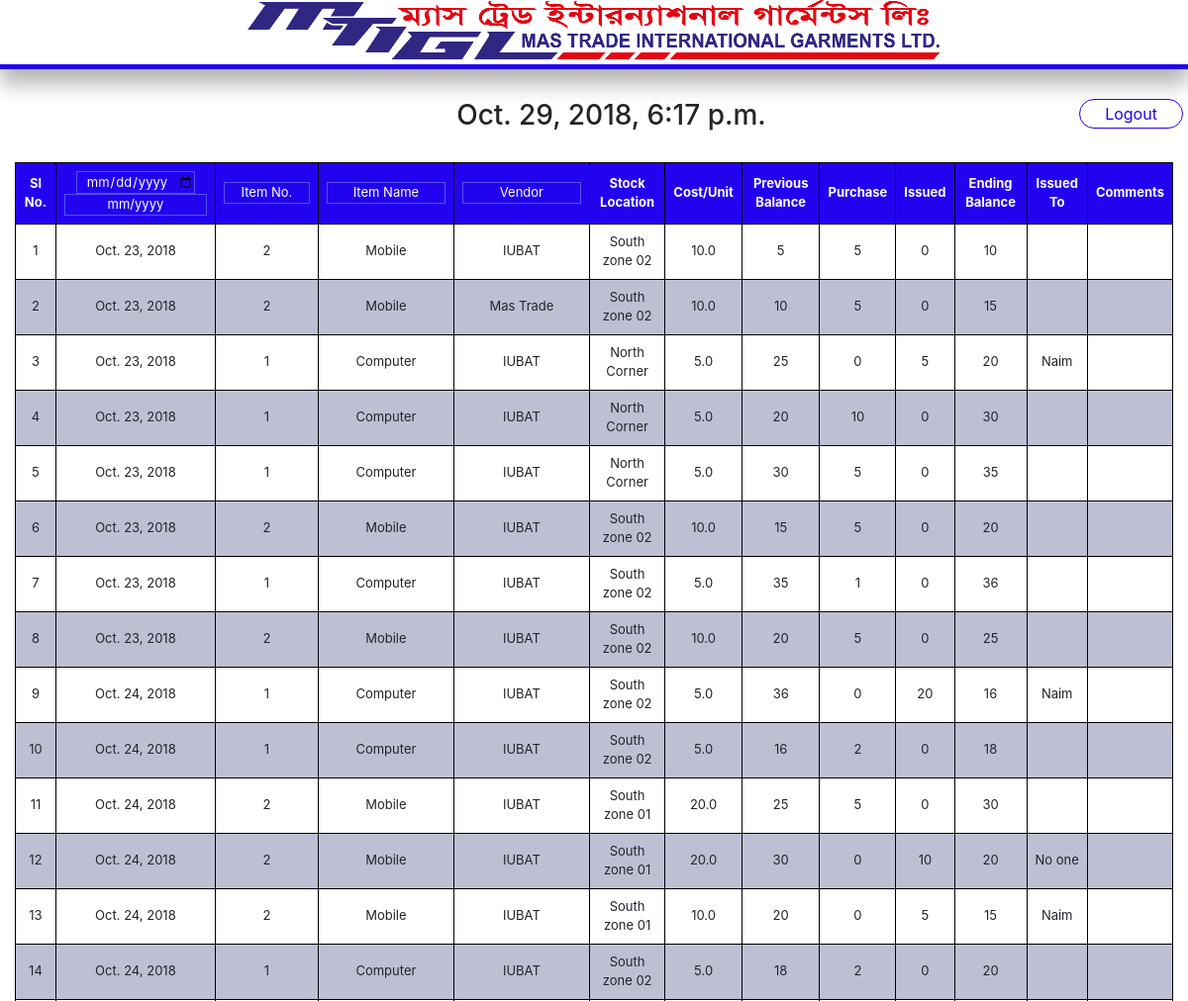
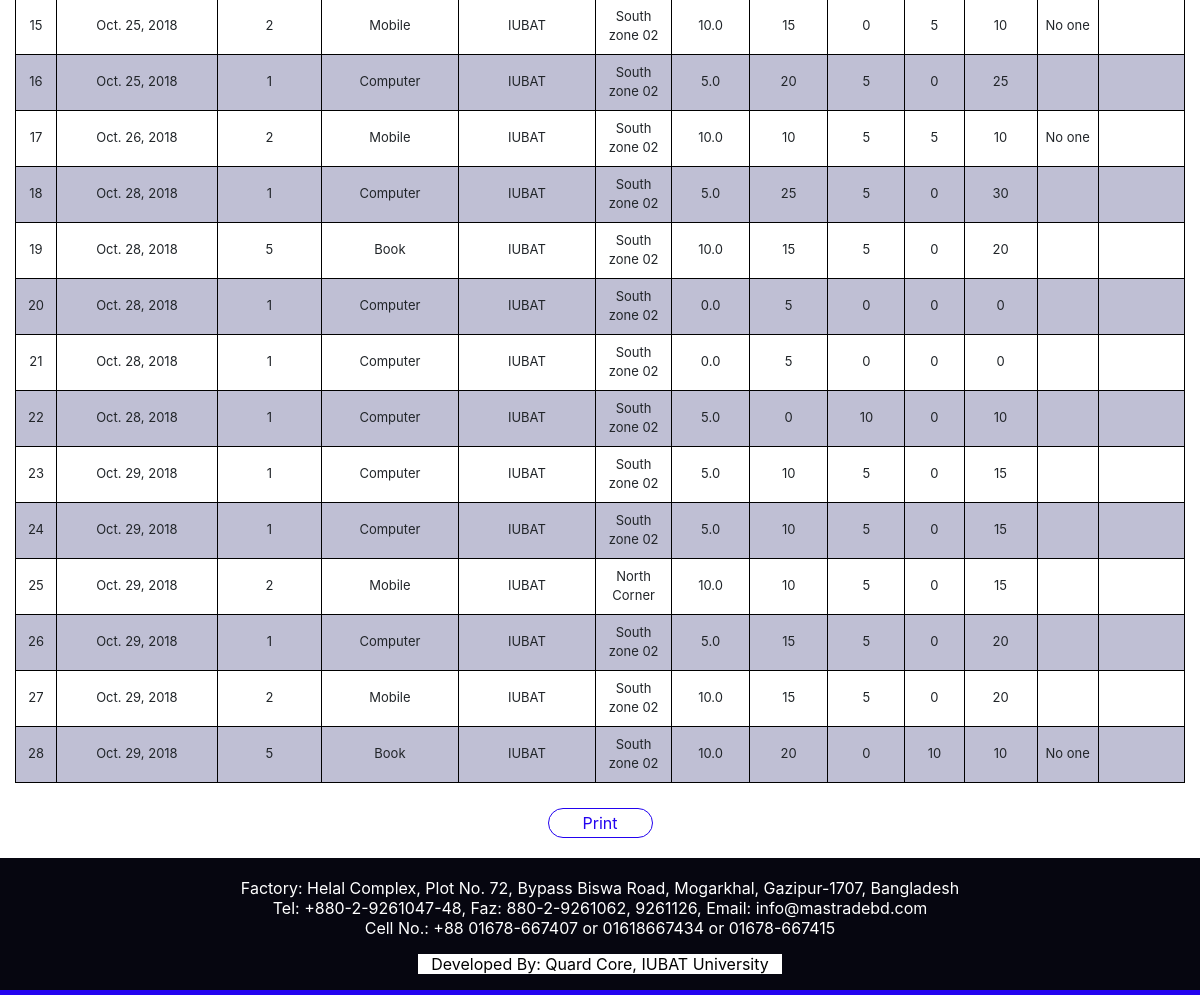
Screenshot of /None/report_daily (signed in) with the database file from the repository (2 pictures, top to bottom).
### StaffWorkspace/models.py (models this page shows)
class Report(models.Model):
    date = models.DateField(auto_now_add=True)
    item_no = models.IntegerField()
    item_name = models.ForeignKey(Item, on_delete=models.CASCADE)
    catagory = models.ForeignKey(Catagory, on_delete=models.CASCADE)
    vendor = models.ForeignKey(Vendor, on_delete=models.CASCADE)
    stock_location = models.ForeignKey(StockLocation, on_delete=models.CASCADE)
    cost_per_unit = models.FloatField(blank=True, null=True)
    previous_balance = models.IntegerField()
    purchase = models.IntegerField(blank=True, null=True)
    issued = models.IntegerField(blank=True, null=True)
    ending_balance = models.IntegerField(blank=True, null=True)
    issued_to = models.CharField(max_length=100, blank=True, null=True)
    comments = models.CharField(max_length=100, blank=True, null=True)
    added_by = models.CharField(max_length=500, blank=True, null=True)

### AdminWorkspace/models.py (models this page shows)
class Item(models.Model):
    name = models.CharField(max_length=20)
    item_no = models.IntegerField()
    balance = models.IntegerField()
    cost_per_unit = models.FloatField()
    safety_stock_limit = models.IntegerField()
    catagory = models.ForeignKey('Catagory', on_delete=models.CASCADE) # If Catagory is no more then related item will also auto deleted
    def __str__(self):
        return self.name

class Vendor(models.Model):
    name = models.CharField(max_length=100)
    address = models.TextField()
    def __str__(self):
        return self.name

class StockLocation(models.Model):
    name = models.CharField(max_length=20)
    address = models.CharField(max_length=50)
    def __str__(self):
        return self.name

### StaffWorkspace/views.py (the view, shortened to what this page needs)
# urls.py: path('<catagory>/report_daily', report_daily, name='report_daily'),
def report_daily(request, catagory=None, value=None):
    value1 = request.POST.get('date')
    value2 = request.POST.get('month')
    value3 = request.POST.get('itemNo')
    value4 = request.POST.get('itemName')
    value5 = request.POST.get('vendor')
    if catagory == 'None':
        if value1 is not None:
            date = request.POST.get('date')
            report = Report.objects.filter(date = date)
        elif value2 is not None:
            month = request.POST.get('month')
            month, year = month.split("/")
            report = Report.objects.filter(date__year=year, date__month=month)
        elif value3 is not None:
            try:
                item_no = request.POST.get('itemNo')
                report = Report.objects.filter(item_no=item_no)
            except:
                report = None
        else:                                                                # Otherwise default data will be shown
            report = Report.objects.filter(date__year=datetime.now().year,
                                   date__month=datetime.now().month) # Only current months report
    context = {
        "date": datetime.now(),
        "report": report,
        "catagory": catagory,
    }
    if not request.user.is_authenticated:
        return render(request, 'StaffWorkspace/loginPage.html')
    else:
        return render(request, 'StaffWorkspace/reportDaily.html', context)

### StaffWorkspace/templates/StaffWorkspace/reportDaily.html (shortened to what this page needs)
{% extends "StaffWorkspace/base.html" %}
{% load static %}
{% block extraCSS %}
    <link rel="stylesheet" href="{% static 'StaffWorkspace/css/reportDaily.css' %}">
{% endblock %}
{% block content %}
    <div class="logout_report">
        <a href="{% url 'logout_user' %}">
            <button type="button" class="btn btn-default">Logout</button>
        </a>
    </div>
    <h3 class="report">{{ date }}</h3>
    <div class="container-fluid">
        <table class="tableEdit">
            <tr>
                <th>Sl No.</th>
                <th class="date">
                    <form action="{% url 'report_daily_search' catagory 'date' %}" method="POST">
                        <input type="date" name="date">
                    </form>
                    <form action="{% url 'report_daily_search' catagory 'month' %}" method="POST">
                        <input type="text" class="date_month" placeholder="mm/yyyy" name="month"  pattern="^1?\d\/\d{4}$">
                    </form>
                </th>
                <th>
                    <form action="{% url 'report_daily_search' catagory 'itemNo' %}" method="POST">
                        <input type="text" placeholder="Item No." size="6" name="itemNo">
                    </form>
                </th>
                <form action="{% url 'report_daily_search' catagory 'itemName' %}" method="POST">
                    <th><input type="text" placeholder="Item Name" size="10" name="itemName"></th>
                </form>
                <form action="{% url 'report_daily_search' catagory 'vendor' %}" method="POST">
                    <th><input type="text" placeholder="Vendor" size="10" name="vendor"></th>
                </form>
                <th>Stock Location</th>
                <th>Cost/Unit</th>
                <th>Previous Balance</th>
                <th>Purchase</th>
                <th>Issued</th>
                <th>Ending Balance</th>
                <th>Issued To</th>
                <th>Comments</th>
            </tr>
            {% for item in report %}
            <tr>
                <td>{{ forloop.counter }}</td>
                <td>{{ item.date }}</td>
                <td>{{ item.item_no }}</td>
                <td>{{ item.item_name }}</td>
                <td>{{ item.vendor }}</td>
                <td>{{ item.stock_location }}</td>
                <td>{{ item.cost_per_unit }}</td>
                <td>{{ item.previous_balance }}</td>
                <td>{{ item.purchase }}</td>
                <td>{{ item.issued }}</td>
                <td>{{ item.ending_balance }}</td>
                <td>{{ item.issued_to }}</td>
                <td>{{ item.comments }}</td>
            </tr>
            {% empty %}
                <tr>
                <td class="noSearchFound" colspan="13"> No search found.</td>
                </tr>
            {% endfor %}
        </table>
		<div class="printButton">
			<button onclick="printReport()">Print</button>
		</div>
    </div>
{% endblock %}

### StaffWorkspace/static/StaffWorkspace/css/base.css (style rules this page uses)
* { margin: 0; padding: 0; }

### StaffWorkspace/static/StaffWorkspace/css/reportDaily.css (style rules this page uses)
.logout_report { float: right; margin-top: 25px; padding: 5px; }
.logout_report button { height: 30px; width: 105px; padding: 0; color: #2303EF; background-color: white; border: 1px solid #2303EF; border-radius: 22px; }
.report { margin: 30px 0px; margin-left: 150px; text-align: center; }
.tableEdit { margin: 25px auto; }
table { font-size: 13px; margin: 20px; text-align: center; border-collapse: collapse; }
table th,td { border: 1px solid black; padding: 8px; }
table th { background-color: #2303EF; color: white; }
tr:nth-child(odd) { background-color: #bfbfd4; }
table th input { background-color: #2303EF; border: 1px solid #5252e8; color: white; text-align: center; }
input::placeholder { color: white; }
.date { width: 1px; }
.date_month { width: 144px; }
.printButton { text-align: center; }
.printButton button { height: 30px; width: 105px; padding: 0; margin-bottom: 20px; color: #2303EF; background-color: white; border: 1px solid #2303EF; border-radius: 22px; }

### rows the page displays
Report: date "Oct. 23, 2018", item_no "2", item_name "Mobile", vendor "IUBAT", stock_location "South zone 02", cost_per_unit "10.0", previous_balance "5", purchase "5", issued "0", ending_balance "10"
Report: date "Oct. 23, 2018", item_no "2", item_name "Mobile", vendor "Mas Trade", stock_location "South zone 02", cost_per_unit "10.0", previous_balance "10", purchase "5", issued "0", ending_balance "15"
Report: date "Oct. 23, 2018", item_no "1", item_name "Computer", vendor "IUBAT", stock_location "North Corner", cost_per_unit "5.0", previous_balance "25", purchase "0", issued "5", ending_balance "20", issued_to "Naim"
Report: date "Oct. 23, 2018", item_no "1", item_name "Computer", vendor "IUBAT", stock_location "North Corner", cost_per_unit "5.0", previous_balance "20", purchase "10", issued "0", ending_balance "30"
Report: date "Oct. 23, 2018", item_no "1", item_name "Computer", vendor "IUBAT", stock_location "North Corner", cost_per_unit "5.0", previous_balance "30", purchase "5", issued "0", ending_balance "35"
Report: date "Oct. 23, 2018", item_no "2", item_name "Mobile", vendor "IUBAT", stock_location "South zone 02", cost_per_unit "10.0", previous_balance "15", purchase "5", issued "0", ending_balance "20"
Report: date "Oct. 23, 2018", item_no "1", item_name "Computer", vendor "IUBAT", stock_location "South zone 02", cost_per_unit "5.0", previous_balance "35", purchase "1", issued "0", ending_balance "36"
Report: date "Oct. 23, 2018", item_no "2", item_name "Mobile", vendor "IUBAT", stock_location "South zone 02", cost_per_unit "10.0", previous_balance "20", purchase "5", issued "0", ending_balance "25"
Report: date "Oct. 24, 2018", item_no "1", item_name "Computer", vendor "IUBAT", stock_location "South zone 02", cost_per_unit "5.0", previous_balance "36", purchase "0", issued "20", ending_balance "16", issued_to "Naim"
Report: date "Oct. 24, 2018", item_no "1", item_name "Computer", vendor "IUBAT", stock_location "South zone 02", cost_per_unit "5.0", previous_balance "16", purchase "2", issued "0", ending_balance "18"
Report: date "Oct. 24, 2018", item_no "2", item_name "Mobile", vendor "IUBAT", stock_location "South zone 01", cost_per_unit "20.0", previous_balance "25", purchase "5", issued "0", ending_balance "30"
Report: date "Oct. 24, 2018", item_no "2", item_name "Mobile", vendor "IUBAT", stock_location "South zone 01", cost_per_unit "20.0", previous_balance "30", purchase "0", issued "10", ending_balance "20", issued_to "No one"
Report: date "Oct. 24, 2018", item_no "2", item_name "Mobile", vendor "IUBAT", stock_location "South zone 01", cost_per_unit "10.0", previous_balance "20", purchase "0", issued "5", ending_balance "15", issued_to "Naim"
Report: date "Oct. 24, 2018", item_no "1", item_name "Computer", vendor "IUBAT", stock_location "South zone 02", cost_per_unit "5.0", previous_balance "18", purchase "2", issued "0", ending_balance "20"
Report: date "Oct. 25, 2018", item_no "2", item_name "Mobile", vendor "IUBAT", stock_location "South zone 02", cost_per_unit "10.0", previous_balance "15", purchase "0", issued "5", ending_balance "10", issued_to "No one"
Report: date "Oct. 25, 2018", item_no "1", item_name "Computer", vendor "IUBAT", stock_location "South zone 02", cost_per_unit "5.0", previous_balance "20", purchase "5", issued "0", ending_balance "25"
Report: date "Oct. 26, 2018", item_no "2", item_name "Mobile", vendor "IUBAT", stock_location "South zone 02", cost_per_unit "10.0", previous_balance "10", purchase "5", issued "5", ending_balance "10", issued_to "No one"
Report: date "Oct. 28, 2018", item_no "1", item_name "Computer", vendor "IUBAT", stock_location "South zone 02", cost_per_unit "5.0", previous_balance "25", purchase "5", issued "0", ending_balance "30"
Report: date "Oct. 28, 2018", item_no "5", item_name "Book", vendor "IUBAT", stock_location "South zone 02", cost_per_unit "10.0", previous_balance "15", purchase "5", issued "0", ending_balance "20"
Report: date "Oct. 28, 2018", item_no "1", item_name "Computer", vendor "IUBAT", stock_location "South zone 02", cost_per_unit "0.0", previous_balance "5", purchase "0", issued "0", ending_balance "0"
Report: date "Oct. 28, 2018", item_no "1", item_name "Computer", vendor "IUBAT", stock_location "South zone 02", cost_per_unit "0.0", previous_balance "5", purchase "0", issued "0", ending_balance "0"
Report: date "Oct. 28, 2018", item_no "1", item_name "Computer", vendor "IUBAT", stock_location "South zone 02", cost_per_unit "5.0", previous_balance "0", purchase "10", issued "0", ending_balance "10"
Report: date "Oct. 29, 2018", item_no "1", item_name "Computer", vendor "IUBAT", stock_location "South zone 02", cost_per_unit "5.0", previous_balance "10", purchase "5", issued "0", ending_balance "15"
Report: date "Oct. 29, 2018", item_no "1", item_name "Computer", vendor "IUBAT", stock_location "South zone 02", cost_per_unit "5.0", previous_balance "10", purchase "5", issued "0", ending_balance "15"
Report: date "Oct. 29, 2018", item_no "2", item_name "Mobile", vendor "IUBAT", stock_location "North Corner", cost_per_unit "10.0", previous_balance "10", purchase "5", issued "0", ending_balance "15"
Report: date "Oct. 29, 2018", item_no "1", item_name "Computer", vendor "IUBAT", stock_location "South zone 02", cost_per_unit "5.0", previous_balance "15", purchase "5", issued "0", ending_balance "20"
Report: date "Oct. 29, 2018", item_no "2", item_name "Mobile", vendor "IUBAT", stock_location "South zone 02", cost_per_unit "10.0", previous_balance "15", purchase "5", issued "0", ending_balance "20"
Report: date "Oct. 29, 2018", item_no "5", item_name "Book", vendor "IUBAT", stock_location "South zone 02", cost_per_unit "10.0", previous_balance "20", purchase "0", issued "10", ending_balance "10", issued_to "No one"
